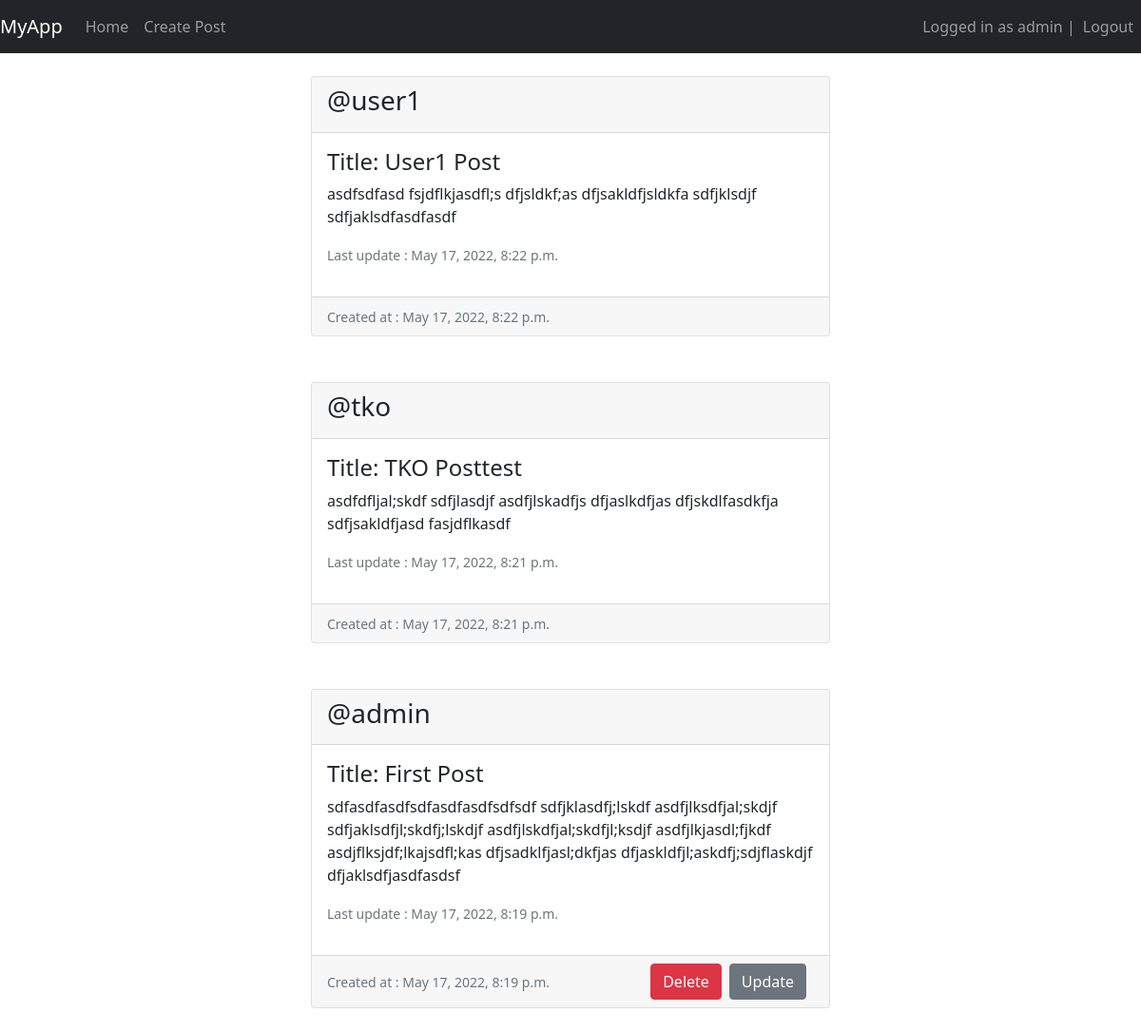
Page / (signed in) on the earlier database version.
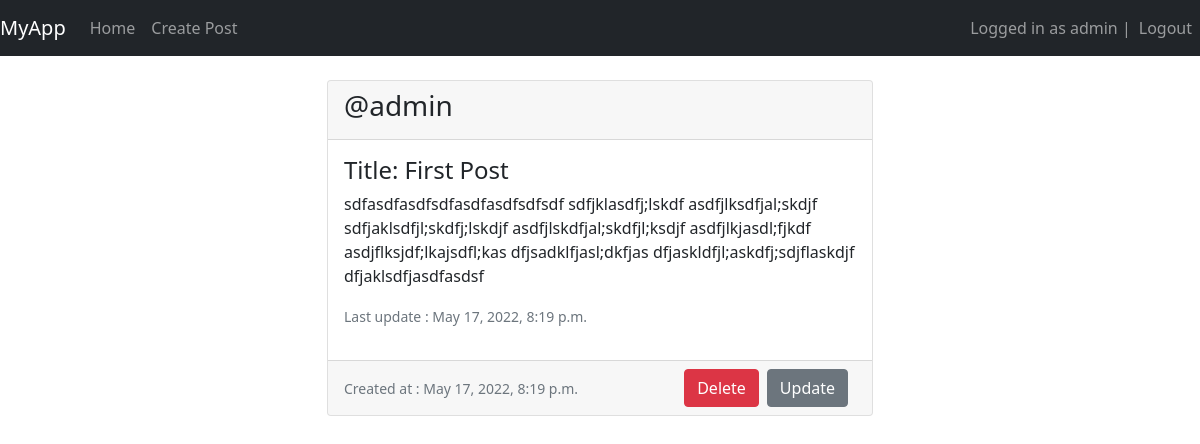
Same page on the later database version.
### members/models.py (models this page shows, shortened)
class Post(models.Model):
    author = models.ForeignKey(User, on_delete=models.CASCADE)
    title = models.CharField(max_length=200)
    description = models.TextField()
    created_at = models.DateTimeField(auto_now_add=True)
    updated_at = models.DateTimeField(auto_now=True)
    class Meta:
        ordering = ["-updated_at"]

### members/views.py (the view)
# urls.py: 2. Add a URL to urlpatterns:  path('', Home.as_view(), name='home')
@login_required(login_url="/login")
def Home(request):
    posts = models.Post.objects.all()
    if request.method == "POST":
        post_id = request.POST.get("post-id")
        post = models.Post.objects.filter(id=post_id).first()
        if post and post.author == request.user:
            post.delete()
    return render(request, 'home.html', {"posts": posts})

### templates/home.html (shortened to what this page needs)
{% extends 'base.html' %}
{% block content %}
{% for post in posts %}
<div class="row py-4">
    <div class="col-6 mx-auto">
        <div class="card">
            <div class="card-header">
                <h3>@{{post.author.username}}</h3>
            </div>
            <div class="card-body d-flex flex-row justify-content-between">
                <div>
                    <h4 class="card-title">
                        Title: {{post.title}}
                    </h4>
                    <p>{{post.description}}</p>
                    <p class="text-muted"><small>Last update : {{ post.updated_at }}</small></p>
                </div>
            </div>
            <div class="card-footer d-flex flex-row justify-content-between align-items-center">
                <div class="text-muted">
                    <small>
                        Created at : {{post.created_at}}
                    </small>
                </div>
                <div class="d-flex">
                    {% if user == post.author %}
                    <form method="post">
                        <button type="submit" class="btn btn-danger" name="post-id" value="{{post.id}}">Delete</button>
                    </form>
                    <a class="btn btn-secondary mx-2" href="{% url 'update-post' post.pk %}">Update</a>
                    {% endif %}
                </div>
            </div>
        </div>
    </div>
</div>
{% endfor %}
{% endblock %}

Differences in the rows shown:
removed Post: author.username "user1", title "User1 Post", description "asdfsdfasd fsjdflkjasdfl;s dfjsldkf;as dfjsakldfjsldkfa sdfjklsdjf sdfjaklsdfasdfasdf", updated_at "May 17, 2022, 8:22 p.m.", created_at "May 17, 2022, 8:22 p.m."
removed Post: author.username "tko", title "TKO Posttest", description "asdfdfljal;skdf sdfjlasdjf asdfjlskadfjs dfjaslkdfjas dfjskdlfasdkfja sdfjsakldfjasd fasjdflkasdf", updated_at "May 17, 2022, 8:21 p.m.", created_at "May 17, 2022, 8:21 p.m."
